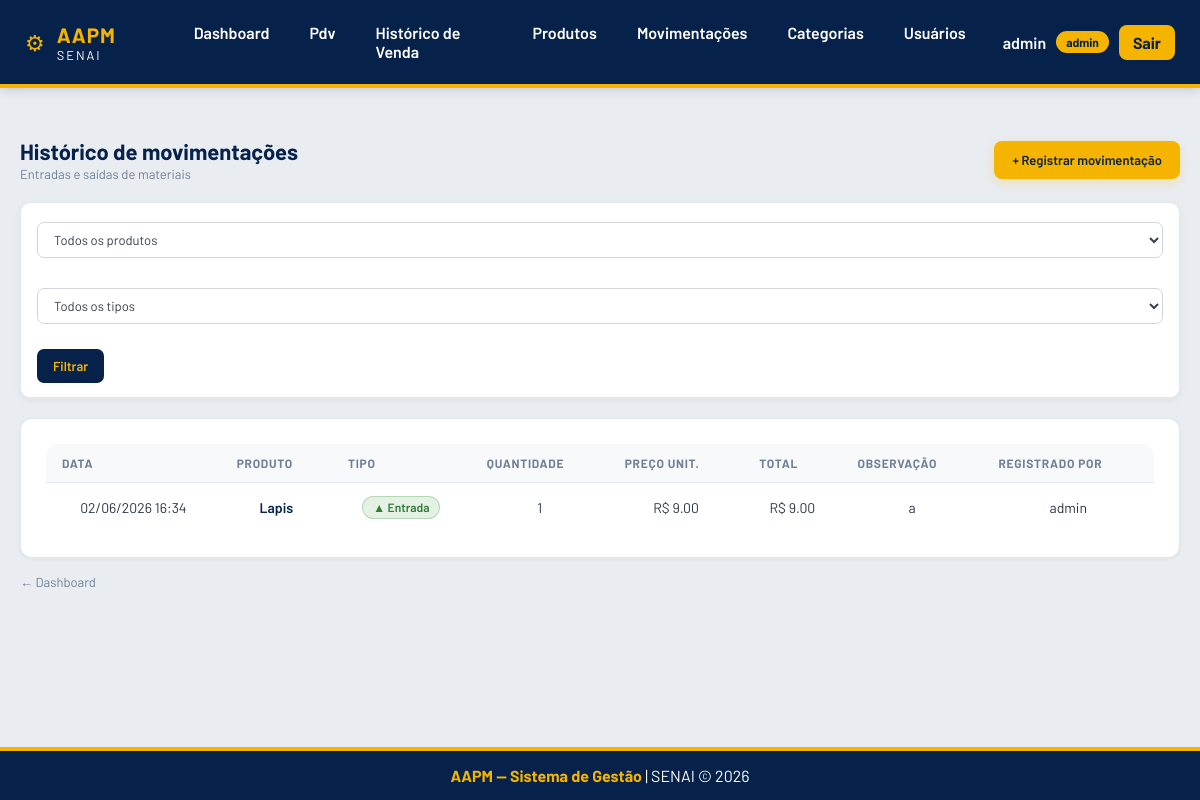
The page /movimentacoes/ (signed in) on the database as committed earlier.
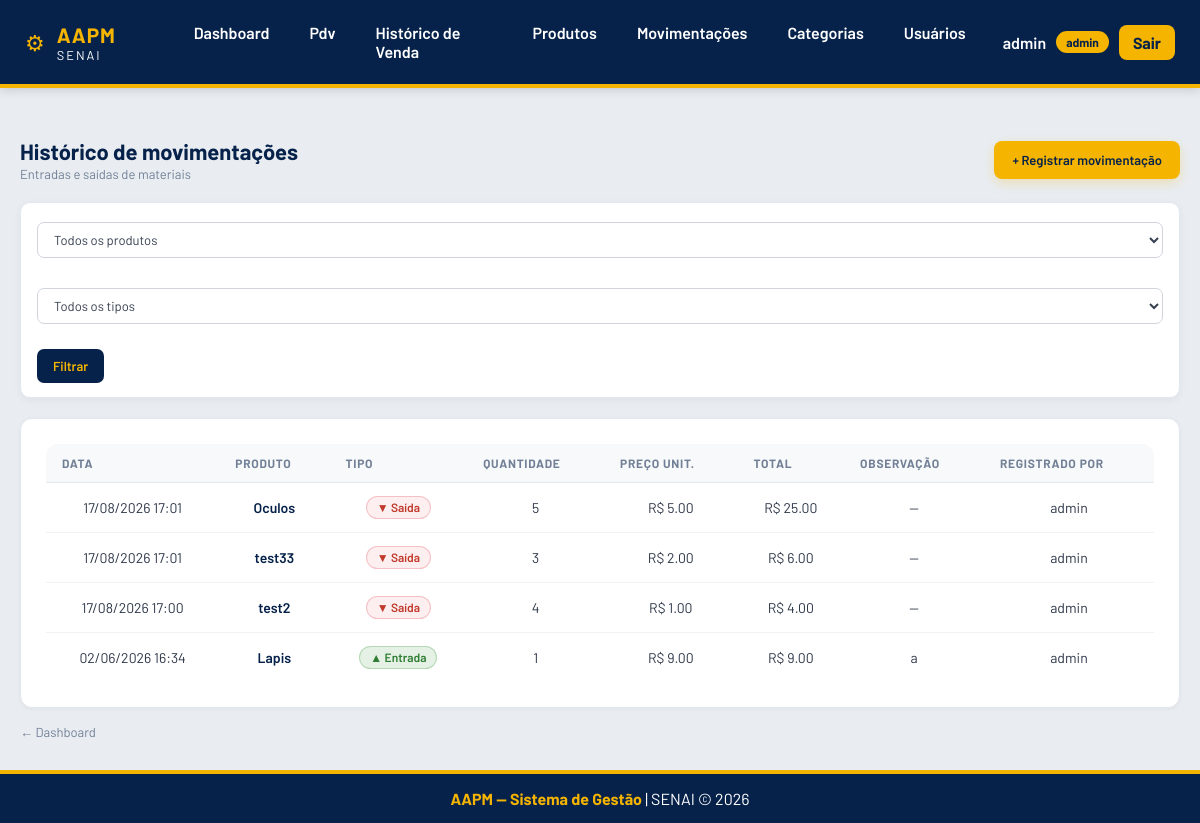
The same page on the database as committed later.
### app/models/movimentacao.py (models this page shows, shortened)
class Movimentacao(Base):
    __tablename__ = "movimentacoes"
    id = Column(Integer, primary_key=True, autoincrement=True, index= True)
    tipo = Column(Enum(Tipo_de_movimentacao), nullable=False)
    quantidade = Column(Integer, nullable=False)
    preco_unitario = Column(Float, nullable=False, default=0.0)
    observacao = Column(String(255), nullable=True)
    criado_em = Column(DateTime, server_default=func.now())
    produto_id = Column(Integer, ForeignKey("produtos.id", ondelete="CASCADE"), nullable=False)
    usuario_id = Column(Integer, ForeignKey("usuarios.id", ondelete="SET NULL"), nullable=False)
    produto = relationship("Produto", backref="movimentacoes")
    usuario = relationship("Usuario", backref="movimentacoes")

### app/models/produto.py (models this page shows, shortened)
class Produto(Base):
    __tablename__ = "produtos"
    id = Column(Integer, primary_key=True, autoincrement=True, index=True)
    nome = Column(String(150), nullable=False, index=True)
    preco = Column(Float, nullable=False, default=0.0)
    estoque_atual = Column(Integer, nullable=False, default=0)
    ativo = Column(Boolean, default=True)
    imagem_path = Column(String(255), nullable=True)
    categoria_id = Column(Integer, ForeignKey("categorias.id", ondelete="SET NULL"), nullable=True)
    categoria = relationship("Categoria", back_populates="produtos")
    tamanhos  = relationship("ProdutoTamanho", back_populates="produto", cascade="all, delete-orphan")

### app/models/usuario.py (models this page shows)
class Usuario(Base):
    __tablename__ = "usuarios"
    id = Column(Integer, primary_key=True, autoincrement=True)
    nome = Column(String(100), nullable=False)
    email = Column(String(150), unique=True, nullable=False)
    senha_hash = Column(String(255), nullable=False)
    role = Column(String(20), default="operador")
    ativo = Column(Boolean, default=True)
    criado_em = Column(DateTime, server_default=func.now())

### app/controllers/movimentacao_controller.py (the view)
@router.get("/")
def listar_movimentacoes(
    request: Request,
    produto_id: int = 0,     # filtra por produto específico
    tipo: str = "",          # "entrada" ou "saida"
    db: Session = Depends(get_db),
    admin = Depends(get_admin)
):
    query = db.query(Movimentacao).order_by(Movimentacao.criado_em.desc())
    if produto_id:
        query = query.filter(Movimentacao.produto_id == produto_id)
    if tipo in ("entrada", "saida", "cancelamento", "ajuste"):
        query = query.filter(Movimentacao.tipo == tipo)
    movimentacoes = query.limit(200).all()  # limita para não sobrecarregar
    produtos      = db.query(Produto).filter(Produto.ativo == True).all()
    return templates.TemplateResponse(
        request,
        "movimentacoes/index.html",
        {
            "request":        request,
            "usuario":        admin,
            "movimentacoes":  movimentacoes,
            "produtos":       produtos,
            "produto_id":     produto_id,
            "tipo":           tipo,
        }
    )

### app/templates/movimentacoes/index.html (shortened to what this page needs)
{% extends "base.html" %}
{% block extra_css %}
<link rel="stylesheet" href="/static/css/movimnetacoes-index.css">
{% endblock %}
{% block conteudo %}
<div class="page-header">
  <div>
    <h1 class="page-title">Histórico de movimentações</h1>
    <p class="page-subtitle">Entradas e saídas de materiais</p>
  </div>
  <a href="/movimentacoes/nova" class="btn-primary">+ Registrar movimentação</a>
</div>
<form class="filtros-form" method="get" action="/movimentacoes">
  <select name="produto_id" class="filtro-select">
    <option value="0">Todos os produtos</option>
  </select>
  <select name="tipo" class="filtro-select">
    <option value="">Todos os tipos</option>
  </select>
  <button type="submit" class="btn-filtrar">Filtrar</button>
</form>
<div class="card">
  <div class="table-wrapper">
    <table class="table">
      <thead>
        <tr>
          <th>Data</th>
          <th>Produto</th>
          <th>Tipo</th>
          <th>Quantidade</th>
          <th>Preço unit.</th>
          <th>Total</th>
          <th>Observação</th>
          <th>Registrado por</th>
        </tr>
      </thead>
      <tbody>
        {% for m in movimentacoes %}
        <tr>
          <td>{{ m.criado_em.strftime('%d/%m/%Y %H:%M') }}</td>
          <td>
            <a href="/produtos/{{ m.produto_id }}" class="link-produto">
              {{ m.produto.nome }}
            </a>
          </td>
          <td>
            <span class="status-badge status-badge--{{ m.tipo.value }}">
              {{ "▲ Entrada" if m.tipo.value == 'entrada' else "▼ Saída" }}
            </span>
          </td>
          <td>{{ m.quantidade }}</td>
          <td>R$ {{ "%.2f"|format(m.preco_unitario) }}</td>
          <td>R$ {{ "%.2f"|format(m.valor_total) }}</td>
          <td>{{ m.observacao or "—" }}</td>
          <td>{{ m.usuario.nome if m.usuario else "—" }}</td>
        </tr>
        {% endfor %}
      </tbody>
    </table>
  </div>
</div>
<a href="/" class="back-link">← Dashboard</a>
{% endblock %}

Rows that differ between the two databases and show on the page:
added Movimentacao: criado_em "17/08/2026 17:01", produto.nome "Oculos", tipo "▼ Saída", quantidade "5", preco_unitario "5.00", valor_total "25.00", observacao "—", usuario "admin"
added Movimentacao: criado_em "17/08/2026 17:01", produto.nome "test33", tipo "▼ Saída", quantidade "3", preco_unitario "2.00", valor_total "6.00", observacao "—", usuario "admin"
added Movimentacao: criado_em "17/08/2026 17:00", produto.nome "test2", tipo "▼ Saída", quantidade "4", preco_unitario "1.00", valor_total "4.00", observacao "—", usuario "admin"
